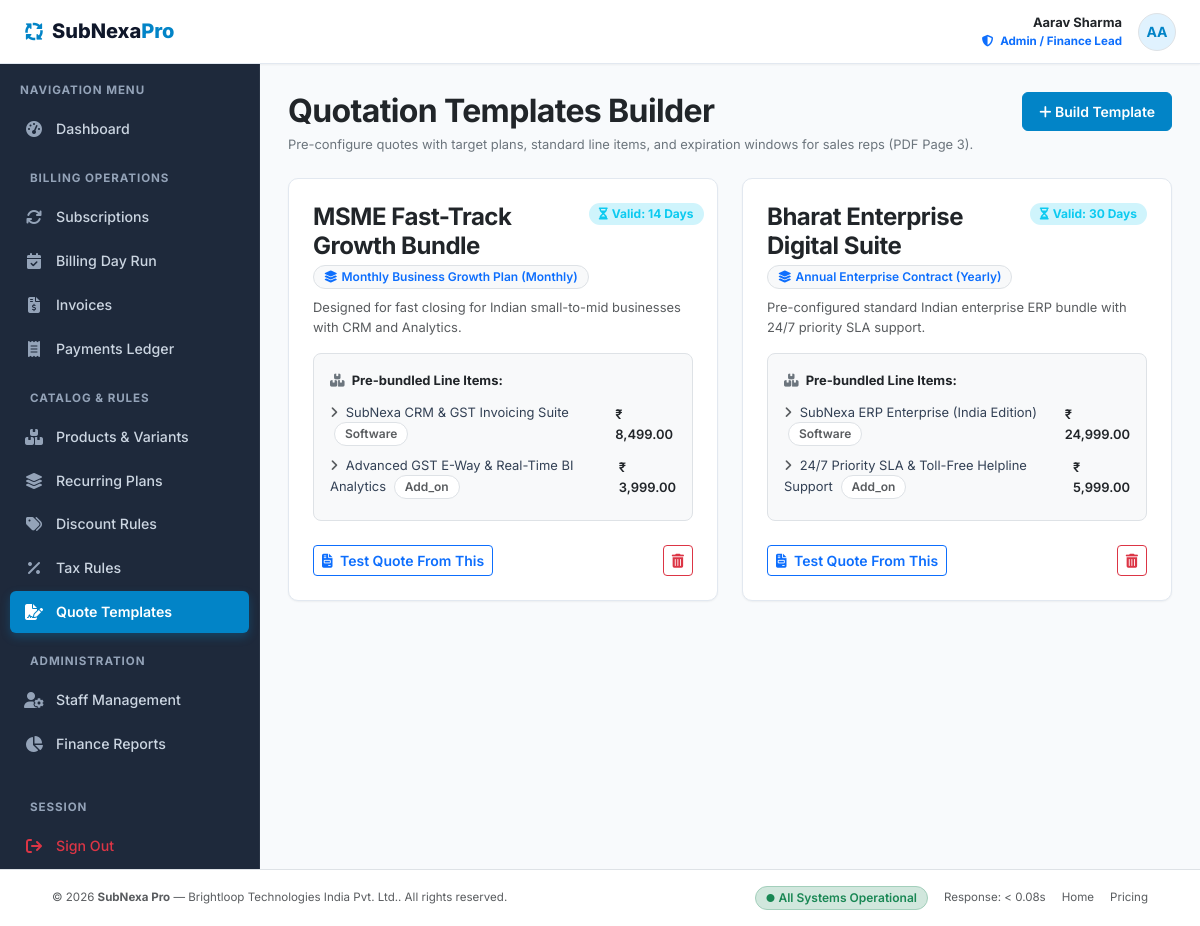
The page /admin/templates.php (signed in) on the database its author committed.
### tables this page shows
CREATE TABLE `quotation_templates` (
  `id` INT UNSIGNED AUTO_INCREMENT PRIMARY KEY,
  `name` VARCHAR(150) NOT NULL,
  `plan_id` INT UNSIGNED NOT NULL,
  `validity_days` INT UNSIGNED NOT NULL DEFAULT 30,
  `notes` TEXT NULL,
  `created_at` TIMESTAMP DEFAULT CURRENT_TIMESTAMP,
  CONSTRAINT `fk_template_plan` FOREIGN KEY (`plan_id`) REFERENCES `plans` (`id`) ON DELETE CASCADE
);

CREATE TABLE `plans` (
  `id` INT UNSIGNED AUTO_INCREMENT PRIMARY KEY,
  `name` VARCHAR(150) NOT NULL,
  `code` VARCHAR(50) NOT NULL UNIQUE,
  `billing_frequency` ENUM('daily', 'weekly', 'monthly', 'yearly') NOT NULL DEFAULT 'monthly',
  `cost` DECIMAL(12,2) NOT NULL DEFAULT 0.00,
  `min_quantity` INT UNSIGNED NOT NULL DEFAULT 1,
  `auto_close_on_end` TINYINT(1) NOT NULL DEFAULT 0,
  `can_pause` TINYINT(1) NOT NULL DEFAULT 1,
  `can_renew` TINYINT(1) NOT NULL DEFAULT 1,
  `available_from` DATE NULL,
  `available_to` DATE NULL,
  `is_active` TINYINT(1) NOT NULL DEFAULT 1,
  `description` TEXT NULL,
  `created_at` TIMESTAMP DEFAULT CURRENT_TIMESTAMP,
  INDEX `idx_plan_frequency` (`billing_frequency`),
  INDEX `idx_plan_active` (`is_active`)
);

CREATE TABLE `quotation_template_lines` (
  `id` INT UNSIGNED AUTO_INCREMENT PRIMARY KEY,
  `template_id` INT UNSIGNED NOT NULL,
  `product_id` INT UNSIGNED NOT NULL,
  `default_quantity` INT UNSIGNED NOT NULL DEFAULT 1,
  CONSTRAINT `fk_tplline_template` FOREIGN KEY (`template_id`) REFERENCES `quotation_templates` (`id`) ON DELETE CASCADE,
  CONSTRAINT `fk_tplline_product` FOREIGN KEY (`product_id`) REFERENCES `products` (`id`) ON DELETE CASCADE
);

CREATE TABLE `products` (
  `id` INT UNSIGNED AUTO_INCREMENT PRIMARY KEY,
  `name` VARCHAR(150) NOT NULL,
  `code` VARCHAR(50) NOT NULL UNIQUE,
  `type` ENUM('software', 'service', 'add_on') NOT NULL DEFAULT 'software',
  `sales_price` DECIMAL(12,2) NOT NULL DEFAULT 0.00,
  `cost_price` DECIMAL(12,2) NOT NULL DEFAULT 0.00,
  `notes` TEXT NULL,
  `is_active` TINYINT(1) NOT NULL DEFAULT 1,
  `created_at` TIMESTAMP DEFAULT CURRENT_TIMESTAMP,
  INDEX `idx_product_type` (`type`),
  INDEX `idx_product_active` (`is_active`)
);

### config/database.php (called while the page is built, shortened)
<?php
try {
    $conn = new mysqli(DB_HOST, DB_USER, DB_PASS, DB_NAME, DB_PORT);
    $conn->set_charset("utf8mb4");
} catch (mysqli_sql_exception $e) {
    http_response_code(500);
    die('<div style="font-family:sans-serif;padding:30px;background:#FEF2F2;border:1px solid #F87171;border-radius:8px;max-width:600px;margin:50px auto;color:#991B1B;">
        <h3 style="margin-top:0;">Database Connection Error</h3>
        <p>Could not connect to MySQL database <strong>' . htmlspecialchars(DB_NAME) . '</strong> on port ' . DB_PORT . '.</p>
        <p><small>' . htmlspecialchars($e->getMessage()) . '</small></p>
        <p>Please make sure MySQL is running in XAMPP and <code>subnexa_pro</code> database is imported.</p>
    </div>');
}
function db_query($sql, $params = [], $types = "") {
    global $conn;
    $stmt = $conn->prepare($sql);
    if (!empty($params)) {
        $stmt->bind_param($types, ...$params);
    }
    $stmt->execute();
    return $stmt;
}
function db_fetch_all($sql, $params = [], $types = "") {
    $stmt = db_query($sql, $params, $types);
    $result = $stmt->get_result();
    $rows = [];
    if ($result) {
        while ($row = $result->fetch_assoc()) {
            $rows[] = $row;
        }
    }
    return $rows;
}

### config/functions.php (called while the page is built, shortened)
<?php
function format_currency($amount) {
    return APP_CURRENCY . ' ' . number_format((float)$amount, 2);
}

### admin/templates.php (the view, shortened to what this page needs)
<?php
$templates = db_fetch_all("
    SELECT t.*, p.name as plan_name, p.billing_frequency, p.cost as plan_cost
    FROM quotation_templates t
    JOIN plans p ON t.plan_id = p.id
    ORDER BY t.id DESC
");
require_once __DIR__ . '/../includes/header.php';
require_once __DIR__ . '/../includes/navbar.php';
?>
<div class="app-layout">
    <?php require_once __DIR__ . '/../includes/sidebar.php'; ?>
    <main class="app-main">
        <div class="container-fluid p-0">
            <div class="d-flex flex-column flex-md-row md:align-items-center justify-content-between gap-3 mb-4">
                <div>
                    <h2 class="fw-bold text-dark mb-1">Quotation Templates Builder</h2>
                    <p class="text-secondary small mb-0">Pre-configure quotes with target plans, standard line items, and expiration windows for sales reps (PDF Page 3).</p>
                </div>
                <div>
                    <button type="button" class="btn btn-nordic-primary" data-bs-toggle="modal" data-bs-target="#addTemplateModal">
                        <i class="fa-solid fa-plus me-1.5"></i> Build Template
                    </button>
                </div>
            </div>
            <div class="row g-4">
                <?php foreach ($templates as $tpl):
                    $lines = db_fetch_all("
                        SELECT tl.*, p.name as product_name, p.type, p.sales_price
                        FROM quotation_template_lines tl
                        JOIN products p ON tl.product_id = p.id
                        WHERE tl.template_id = ?
                    ", [$tpl['id']], "i");
                ?>
                    <div class="col-md-6">
                        <div class="card-nordic h-100 p-4 d-flex flex-column">
                            <div class="d-flex justify-content-between align-items-start mb-2">
                                <div>
                                    <h4 class="fw-bold text-dark mb-1"><?= htmlspecialchars($tpl['name']); ?></h4>
                                    <span class="badge bg-light text-primary border">
                                        <i class="fa-solid fa-layer-group me-1"></i> <?= htmlspecialchars($tpl['plan_name']); ?> (<?= ucfirst($tpl['billing_frequency']); ?>)
                                    </span>
                                </div>
                                <span class="badge bg-info-subtle text-info fw-bold">
                                    <i class="fa-solid fa-hourglass-half me-1"></i> Valid: <?= (int)$tpl['validity_days']; ?> Days
                                </span>
                            </div>
                            <p class="text-muted small mb-3"><?= htmlspecialchars($tpl['notes'] ?? 'Standard sales offering.'); ?></p>
                            <div class="bg-light p-3 rounded-3 border mb-3">
                                <div class="fw-bold text-dark small mb-2"><i class="fa-solid fa-boxes-stacked text-secondary me-1"></i> Pre-bundled Line Items:</div>
                                <?php if (empty($lines)): ?>
                                    <span class="text-muted small">No default line items attached.</span>
                                <?php else: ?>
                                    <ul class="list-unstyled mb-0 small space-y-1">
                                        <?php foreach ($lines as $ln): ?>
                                            <li class="d-flex justify-content-between align-items-center py-1 border-bottom border-light">
                                                <span>
                                                    <i class="fa-solid fa-angle-right text-muted me-1"></i>
                                                    <?= htmlspecialchars($ln['product_name']); ?>
                                                    <span class="badge bg-white text-muted border ms-1"><?= ucfirst($ln['type']); ?></span>
                                                </span>
                                                <span class="fw-semibold text-dark"><?= format_currency($ln['sales_price']); ?></span>
                                            </li>
                                        <?php endforeach; ?>
                                    </ul>
                                <?php endif; ?>
                            </div>
                            <div class="mt-auto d-flex justify-content-between align-items-center pt-2">
                                <a href="<?= BASE_URL; ?>/staff/quotation_create.php?template_id=<?= $tpl['id']; ?>" class="btn btn-sm btn-outline-primary fw-semibold">
                                    <i class="fa-solid fa-file-invoice me-1"></i> Test Quote From This
                                </a>
                                <form method="POST" action="<?= BASE_URL; ?>/admin/templates.php" onsubmit="return confirm('Delete template?');" class="d-inline">
                                    <button type="submit" class="btn btn-sm btn-outline-danger py-1 px-2.5">
                                        <i class="fa-solid fa-trash-can"></i>
                                    </button>
                                </form>
                            </div>
                        </div>
                    </div>
                <?php endforeach; ?>
            </div>
        </div>
    </main>
</div>
<?php require_once __DIR__ . '/../includes/footer.php'; ?>

### assets/css/style.css (style rules this page uses)
:root { --bg-canvas: #F8FAFC; --bg-surface: #FFFFFF; --text-main: #0F172A; --text-body: #334155; --text-muted: #64748B; --border-light: #E2E8F0; --border-focus: #38BDF8; --navy-dark: #0F172A; --navy-sidebar: #1E293B; --navy-accent: #334155; --primary-color: #0284C7; --primary-hover: #0369A1; --primary-light: #E0F2FE; --primary-text: #0369A1; --success-color: #10B981; --success-light: #DCFCE7; --success-text: #166534; --warning-color: #F59E0B; --warning-light: #FEF3C7; --warning-text: #92400E; --danger-color: #EF4444; --danger-light: #FEE2E2; --danger-text: #991B1B; --info-color: #6366F1; --info-light: #EEF2FF; --info-text: #3730A3; --radius-sm: 6px; --radius-md: 10px; --radius-lg: 16px; --radius-pill: 9999px; --shadow-sm: 0 1px 2px 0 rgba(0, 0, 0, 0.05); --shadow-md: 0 4px 6px -1px rgba(0, 0, 0, 0.07), 0 2px 4px -2px rgba(0, 0, 0, 0.05); --shadow-lg: 0 10px 15px -3px rgba(0, 0, 0, 0.08), 0 4px 6px -4px rgba(0, 0, 0, 0.04); --shadow-hover: 0 12px 20px -3px rgba(2, 132, 199, 0.12); }
body { background-color: var(--bg-canvas); color: var(--text-body); font-family: 'Inter', -apple-system, BlinkMacSystemFont, "Segoe UI", Roboto, sans-serif; font-size: 0.925rem; line-height: 1.55; margin: 0; padding: 0; -webkit-font-smoothing: antialiased; }
h1, h2, h3, h4, h5, h6 { color: var(--text-main); font-weight: 700; letter-spacing: -0.02em; }
a { color: var(--primary-color); text-decoration: none; transition: color 0.15s ease-in-out; }
.app-layout { display: flex; min-height: calc(100vh - 64px); }
.app-main { flex: 1; padding: 28px; max-width: 100%; overflow-x: hidden; }
.card-nordic { background-color: var(--bg-surface); border: 1px solid var(--border-light); border-radius: var(--radius-md); box-shadow: var(--shadow-sm); transition: box-shadow 0.2s ease, transform 0.2s ease; }
.badge { font-weight: 600; font-size: 0.75rem; padding: 5px 10px; border-radius: var(--radius-pill); display: inline-flex; align-items: center; line-height: 1; }
.btn-nordic-primary { background-color: var(--primary-color); border: 1px solid var(--primary-color); color: #FFFFFF; font-weight: 600; font-size: 0.875rem; padding: 8px 16px; border-radius: var(--radius-sm); transition: all 0.15s ease-in-out; }

### rows shown on the page
quotation_templates: name "MSME Fast-Track Growth Bundle", plan.name "Monthly Business Growth Plan", plan.billing_frequency "Monthly", validity_days "14", notes "Designed for fast closing for Indian small-to-mid businesses with CRM and Analytics."
quotation_template_lines: product.name "SubNexa CRM & GST Invoicing Suite", product.type "Software", product.sales_price "₹ 8,499.00"
quotation_template_lines: product.name "Advanced GST E-Way & Real-Time BI Analytics", product.type "Add_on", product.sales_price "₹ 3,999.00"
quotation_templates: name "Bharat Enterprise Digital Suite", plan.name "Annual Enterprise Contract", plan.billing_frequency "Yearly", validity_days "30", notes "Pre-configured standard Indian enterprise ERP bundle with 24/7 priority SLA support."
quotation_template_lines: product.name "SubNexa ERP Enterprise (India Edition)", product.type "Software", product.sales_price "₹ 24,999.00"
quotation_template_lines: product.name "24/7 Priority SLA & Toll-Free Helpline Support", product.type "Add_on", product.sales_price "₹ 5,999.00"

### other values the page prints
$user['name'] "Aarav Sharma"
substr($user['name'], 0, 2) "AA"
APP_NAME "SubNexa Pro"
APP_COMPANY "Brightloop Technologies India Pvt. Ltd."
